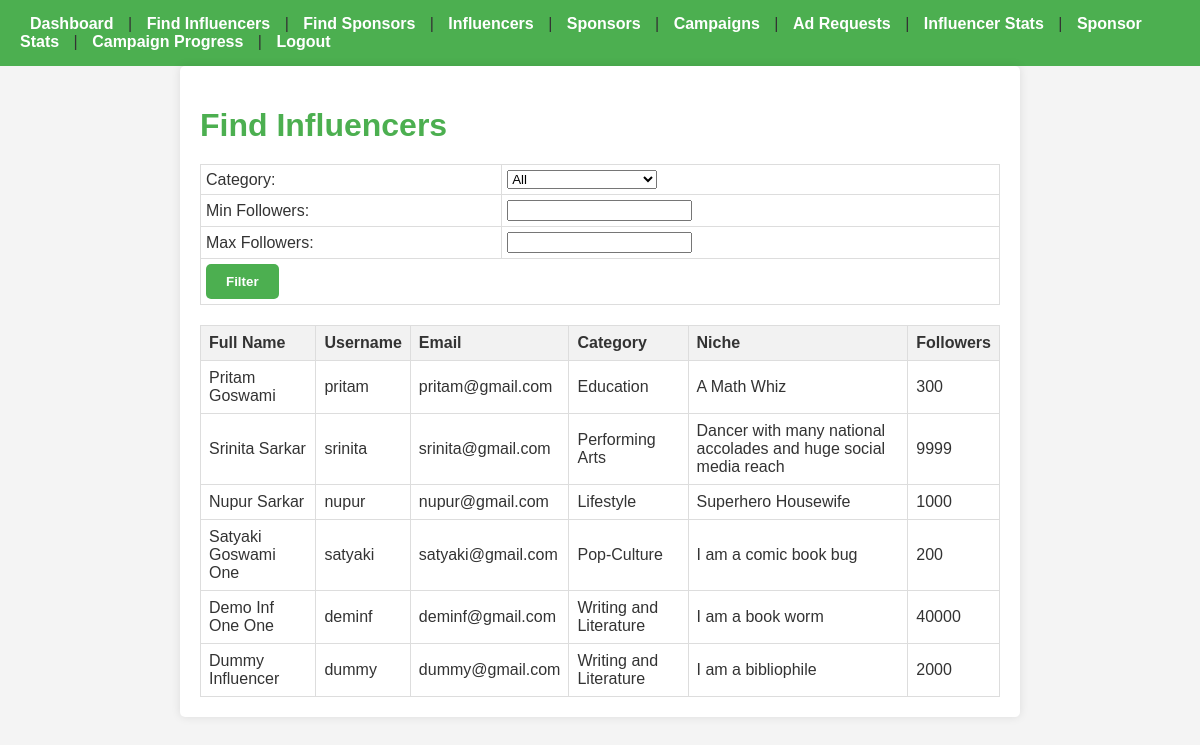
Screenshot of /admin_find_inf with the database file from the repository.
### backend/models.py (models this page shows)
class inf_info(db.Model):
    __tablename__="inf_info"
    inf_id=db.Column(db.Integer, primary_key=True)
    email=db.Column(db.String, nullable=False)
    full_name=db.Column(db.String, nullable=False)
    user_name=db.Column(db.String, unique=True, nullable=False)
    category=db.Column(db.String, nullable=False)
    niche=db.Column(db.String, nullable=False)
    no_of_followers=db.Column(db.Integer, nullable=False)
    password=db.Column(db.String, nullable=False)
    inf_flag_status=db.Column(db.String, default="Unflagged")
    adrequests=db.relationship('adreq', backref='influencer', lazy=True)

### backend/controllers.py (the view)
@app.route("/admin_find_inf",methods=['GET'])
def admin_find_inf():
    category=request.args.get('category')
    min_followers=request.args.get("min_followers", type=int)
    max_followers=request.args.get("max_followers", type=int)
    query=inf_info.query
    if category:
        query=query.filter_by(category=category)
    if min_followers is not None:
        query=query.filter(inf_info.no_of_followers>=min_followers)
    if max_followers is not None:
        query=query.filter(inf_info.no_of_followers<=max_followers)
    influencers=query.all()
    return render_template("admin_find_inf.html", influencers=influencers)

### templates/admin_find_inf.html (shortened to what this page needs)
<!DOCTYPE html>
<html lang="en">
<head>
</head>
<body>
    <div class="navbar">
        <a href="/admin_dashboard">Dashboard</a> |
        <a href="/admin_find_inf">Find Influencers</a> |
        <a href="/admin_find_spon">Find Sponsors</a> |
        <a href="/admin_inf">Influencers</a> |
        <a href="/admin_spon">Sponsors</a> |
        <a href="/admin_camp">Campaigns</a> |
        <a href="/admin_req">Ad Requests</a> |
        <a href="/admin_inf_stats">Influencer Stats</a> |
        <a href="/admin_spon_stats">Sponsor Stats</a> |
        <a href="/admin_prog">Campaign Progress</a> |
        <a href="/">Logout</a>
    </div>
    <div class="container">
        <h1>Find Influencers</h1>
        <form method="GET" action="/admin_find_inf">
            <table>
                <tr>
                    <td><label for="category">Category:</label></td>
                    <td>
                        <select id="category" name="category">
                            <option value="">All</option>
                        </select>
                    </td>
                </tr>
                <tr>
                    <td><label for="min_followers">Min Followers:</label></td>
                    <td><input type="number" id="min_followers" name="min_followers" min="0"></td>
                </tr>
                <tr>
                    <td><label for="max_followers">Max Followers:</label></td>
                    <td><input type="number" id="max_followers" name="max_followers" min="0"></td>
                </tr>
                <tr>
                    <td colspan="2"><button type="submit">Filter</button></td>
                </tr>
            </table>
        </form>
        <table>
            <thead>
                <tr>
                    <th>Full Name</th>
                    <th>Username</th>
                    <th>Email</th>
                    <th>Category</th>
                    <th>Niche</th>
                    <th>Followers</th>
                </tr>
            </thead>
            <tbody>
                {% for influencer in influencers %}
                <tr>
                    <td>{{ influencer.full_name }}</td>
                    <td>{{ influencer.user_name }}</td>
                    <td>{{ influencer.email }}</td>
                    <td>{{ influencer.category }}</td>
                    <td>{{ influencer.niche }}</td>
                    <td>{{ influencer.no_of_followers }}</td>
                </tr>
                {% endfor %}
            </tbody>
        </table>
    </div>
</body>
</html>

### templates/admin_find_inf.html (style rules this page uses)
body { font-family: Arial, sans-serif; background-color: #f4f4f4; color: #333; padding: 0; margin: 0; }
h1 { color: #4CAF50; margin-bottom: 20px; }
.navbar { background-color: #4CAF50; padding: 15px 20px; }
.navbar a { color: #fff; text-decoration: none; font-weight: bold; margin: 0 10px; }
.container { max-width: 800px; margin: auto; padding: 20px; background-color: #fff; border-radius: 5px; box-shadow: 0 0 10px rgba(0,0,0,0.1); }
table { width: 100%; border-collapse: collapse; margin-top: 20px; }
table, th, td { border: 1px solid #ddd; }
th, td { padding: 8px; text-align: left; }
th { background-color: #f2f2f2; }
form table { width: 100%; margin-bottom: 20px; }
form td { padding: 5px; }
button { background-color: #4CAF50; color: #fff; padding: 10px 20px; border: none; border-radius: 5px; cursor: pointer; font-weight: bold; }

### rows the page displays
inf_info: full_name "Pritam Goswami", user_name "pritam", email "pritam@gmail.com", category "Education", niche "A Math Whiz", no_of_followers "300"
inf_info: full_name "Srinita Sarkar", user_name "srinita", email "srinita@gmail.com", category "Performing Arts", niche "Dancer with many national accolades and huge social media reach", no_of_followers "9999"
inf_info: full_name "Nupur Sarkar", user_name "nupur", email "nupur@gmail.com", category "Lifestyle", niche "Superhero Housewife", no_of_followers "1000"
inf_info: full_name "Satyaki Goswami One", user_name "satyaki", email "satyaki@gmail.com", category "Pop-Culture", niche "I am a comic book bug", no_of_followers "200"
inf_info: full_name "Demo Inf One One", user_name "deminf", email "deminf@gmail.com", category "Writing and Literature", niche "I am a book worm", no_of_followers "40000"
inf_info: full_name "Dummy Influencer", user_name "dummy", email "dummy@gmail.com", category "Writing and Literature", niche "I am a bibliophile", no_of_followers "2000"
